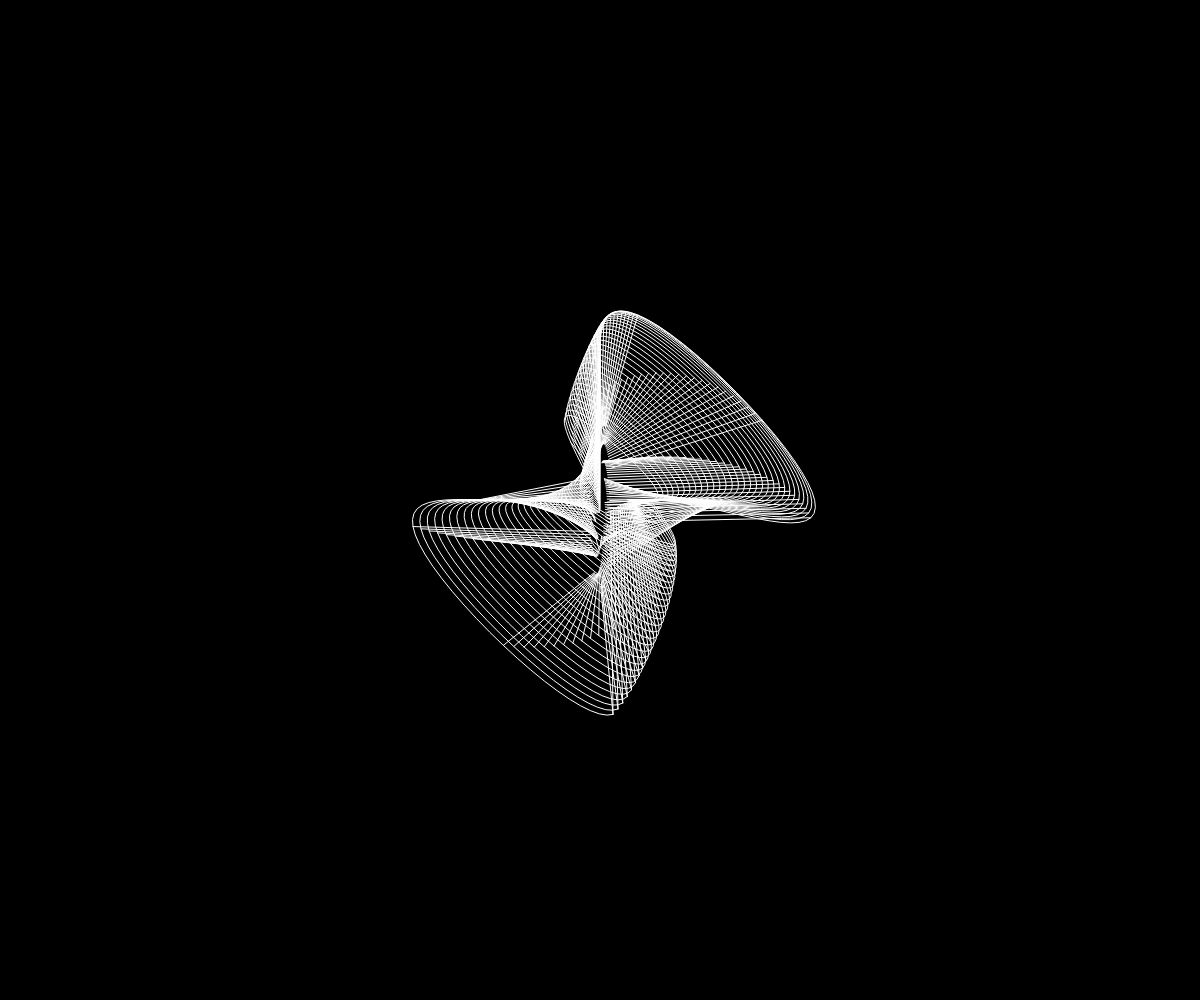
Frame 1 (no input)
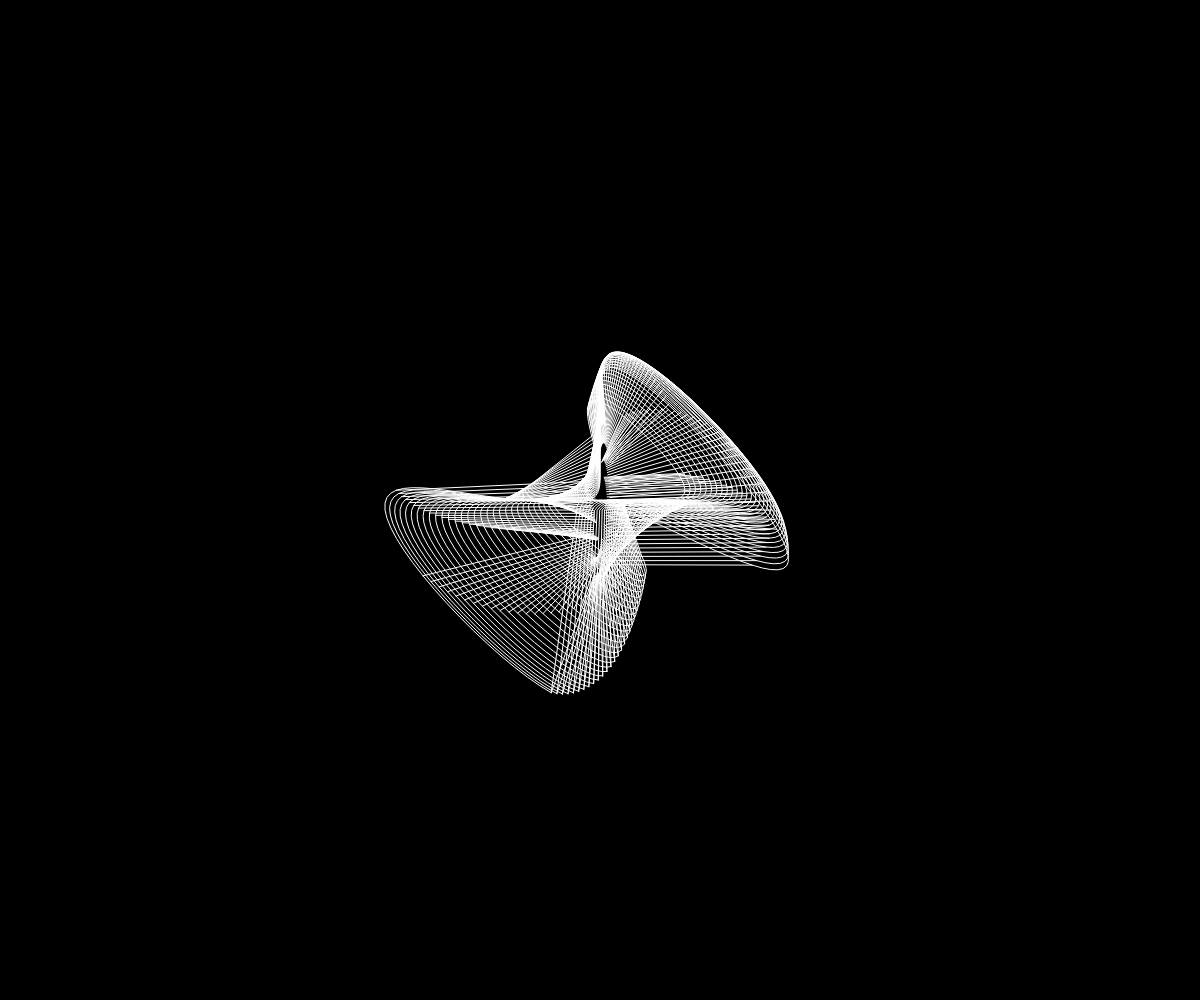
Frame 60 (no input)
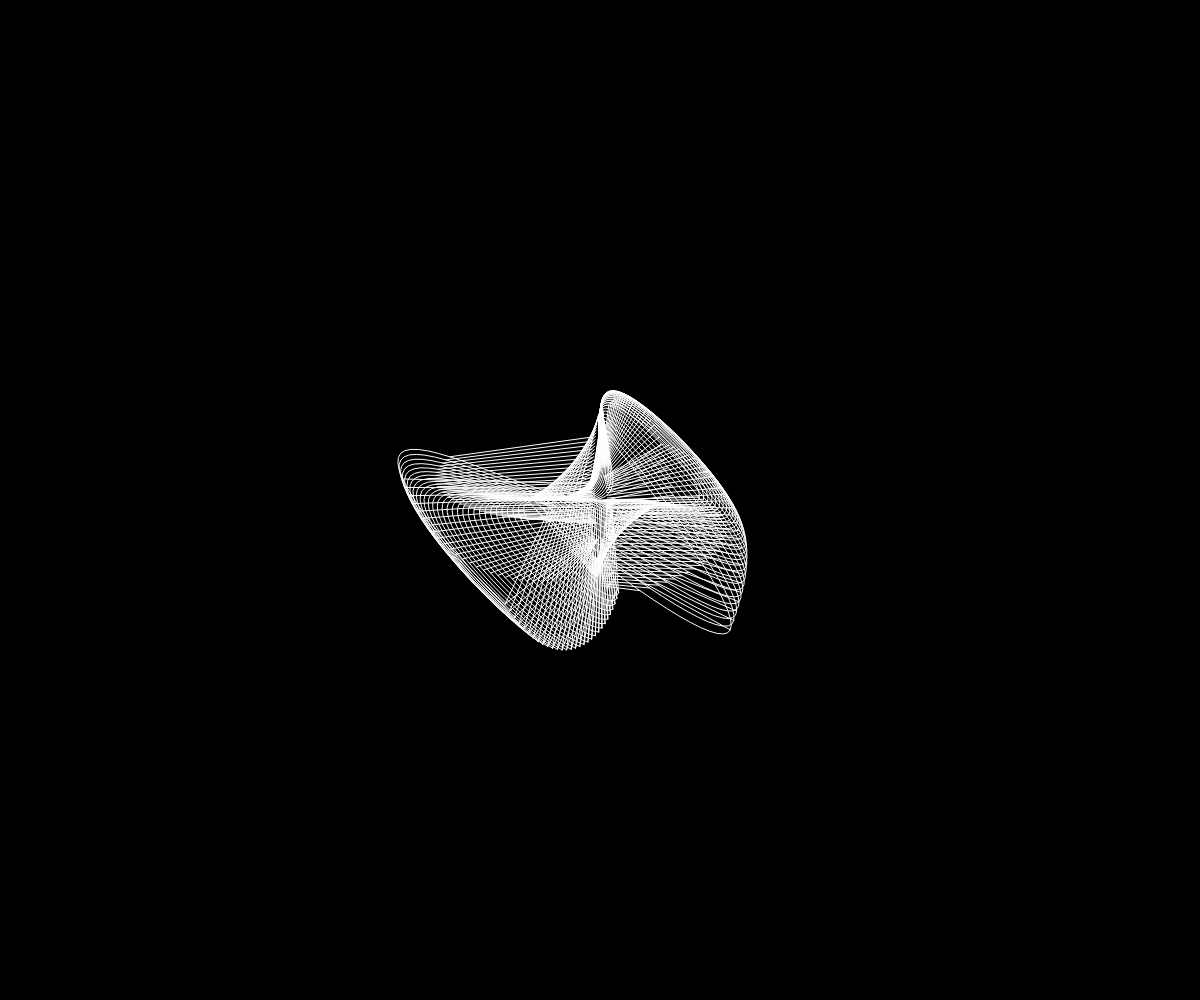
Frame 120 (the mouse pressed at the canvas centre since frame 60)

The p5.js sketch that drew these frames (run headless with seeded random() and noise() and a simulated clock; from frame 60 on, the mouse is pressed at the canvas centre):

// p5.js sketch
// ── sketch.js
let numLayers = 30;  // Número de capas
let numPoints = 100;  // Número de puntos en cada capa
let radius = 50;  // Radio base
let angleOffset = 0;  // Offset para animación

function setup() {
  createCanvas(windowWidth, windowHeight);
  stroke(255);  // Color blanco para las líneas
  noFill();
}

function draw() {
  background(0);  // Fondo negro
  
  translate(width / 2, height / 2);  // Centrar la figura
  
  let angleStep = TWO_PI / numPoints;  // Espacio entre puntos en la circunferencia
  
  for (let i = 0; i < numLayers; i++) {
    let layerRadius = radius + i * 2;  // Variar el radio con cada capa
    let layerAngleOffset = angleOffset + i * 0.05;  // Crear una separación de capas
    
    beginShape();
    
    for (let j = 0; j < numPoints; j++) {
      let angle = j * angleStep + layerAngleOffset;  // Cálculo del ángulo
      
      // Crear puntos basados en el ángulo y el radio
      let x = layerRadius * cos(angle) * (1 + sin(j * 0.1));
      let y = layerRadius * sin(angle) * (1 + cos(j * 0.1));
      
      vertex(x, y);  // Dibujar vértice
      
      // Añadir líneas cruzadas para dar el efecto de convergencia
      if (j % 10 == 0) {
        let nextX = layerRadius * cos(angle + angleStep) * 0.1;
        let nextY = layerRadius * sin(angle + angleStep) * 0.8;
        line(x, y, nextX, nextY);  // Dibujar líneas cruzadas
      }
    }
    
    endShape(CLOSE);  // Cerrar la forma
  }
  
  angleOffset += 0.01;  // Animar el giro
}
